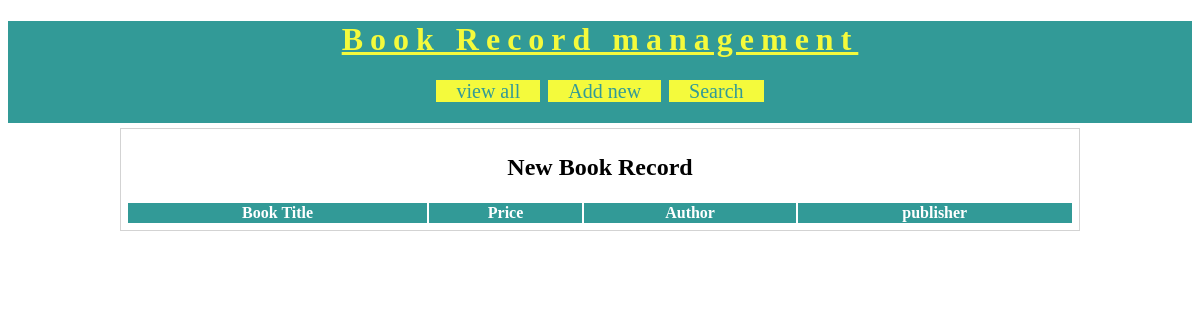
The page /view-books (signed in) on the database as committed earlier.
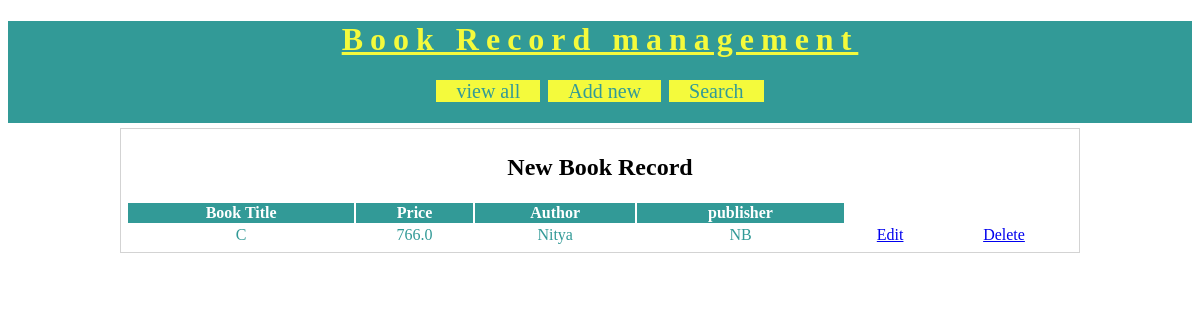
The same page on the database as committed later.
### BRMapp/models.py (models this page shows)
class Book(models.Model):
    title=models.CharField(max_length=100)
    price=models.FloatField()
    author=models.CharField(max_length=100)
    publisher=models.CharField(max_length=100)

### BRMapp/views.py (the view)
# urls.py: url('view-books',views.viewBooks),
@login_required(login_url="/BRMapp/login")
def viewBooks(request):
    books=models.Book.objects.all()
    res=render(request,'BRMapp/view_book.html',{'books':books})
    return res

### templates/BRMapp/view_book.html (shortened to what this page needs)
<!DOCTYPE html>
{% load static %}
<html lang="en">
<head>
    <link rel="stylesheet" href="{% static 'css/BRMstyle.css'%}">
</head>
<body>
<div id="header">
<h1>Book Record management</h1>
<div id="nav">
<a href="/BRMapp/view-books">view all</a>
<a href="/BRMapp/new-books">Add new</a>
<a href="/BRMapp/search-books">Search</a>
 </div>
</div>
<div id="main">
<h2> New Book Record</h2>
<table>
<thead>
<th>Book Title</th>
<th>Price</th>
<th>Author</th>
<th>publisher</th>
</thead>
{% for book in books%}
<tr>
<td>{{book.title}}</td>
<td>{{book.price}}</td>
<td>{{book.author}}</td>
<td>{{book.publisher}}</td>
<td><a href="/BRMapp/edit-book?bookid={{book.id}}">Edit</a></td>
<td><a href="/BRMapp/delete-book?bookid={{book.id}}">Delete</a></td>
</tr>
{% endfor%}
</table>
 </div>
</body>
</html>

### static/css/BRMstyle.css (style rules this page uses)
#header { background-color:#329A97; padding-bottom:20px; text-align:center; }
#header h1 { text-align:center; color:#F4FA3C; letter-spacing:7px; text-decoration:underline; }
#nav { width:60%; margin:auto; }
#nav a { background-color:#F4FA3C; width:150px; border:solid 2px #329A97; font-size:20px; text-decoration:none; color:#329A97; padding-left:20px; padding-right:20px; }
#main { margin: auto; border:solid 1px lightgray; width:80%; padding:5px; margin-top:5px; }
#main form, #main h2 { text-align:center; }
#main table { width:100%; text-align:center; color:#329A97; }
#main table th { background-color: #329A97; color:white; }

Rows that differ between the two databases and show on the page:
added Book: title "C", price "766.0", author "Nitya", publisher "NB"
